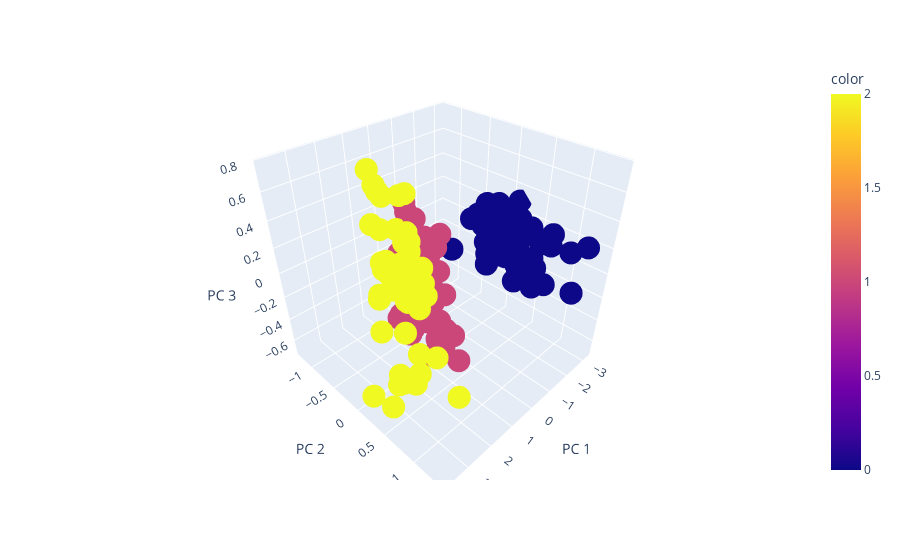

Write notebook code for a chart like this one.
### Code cell
fig = px.scatter_3d(
    principalComponents2, x=0, y=1, z=2, color=df['target'],
    labels={'0': 'PC 1', '1': 'PC 2', '2': 'PC 3'}
)
fig.show()

### Figure 1 — Plotly figure (JSON) as saved in the notebook; plotly's stock layout.template omitted (floating-point values rounded to 4 significant figures; data arrays with more than 128 entries replaced by an {"elided": "..."} marker saying what was removed)
{"data": [{"hovertemplate": "PC 1=%{x}<br>PC 2=%{y}<br>PC 3=%{z}<br>color=%{marker.color}<extra></extra>", "legendgroup": "", "marker": {"color": {"elided": "150 int values"}, "coloraxis": "coloraxis", "symbol": "circle"}, "mode": "markers", "name": "", "scene": "scene", "showlegend": false, "type": "scatter3d", "x": {"elided": "150 float values"}, "y": {"elided": "150 float values"}, "z": {"elided": "150 float values"}}], "layout": {"coloraxis": {"colorbar": {"title": {"text": "color"}}, "colorscale": [[0, "#0d0887"], [0.1111, "#46039f"], [0.2222, "#7201a8"], [0.3333, "#9c179e"], [0.4444, "#bd3786"], [0.5556, "#d8576b"], [0.6667, "#ed7953"], [0.7778, "#fb9f3a"], [0.8889, "#fdca26"], [1, "#f0f921"]]}, "legend": {"tracegroupgap": 0}, "margin": {"t": 60}, "scene": {"domain": {"x": [0, 1], "y": [0, 1]}, "xaxis": {"title": {"text": "PC 1"}}, "yaxis": {"title": {"text": "PC 2"}}, "zaxis": {"title": {"text": "PC 3"}}}}}
